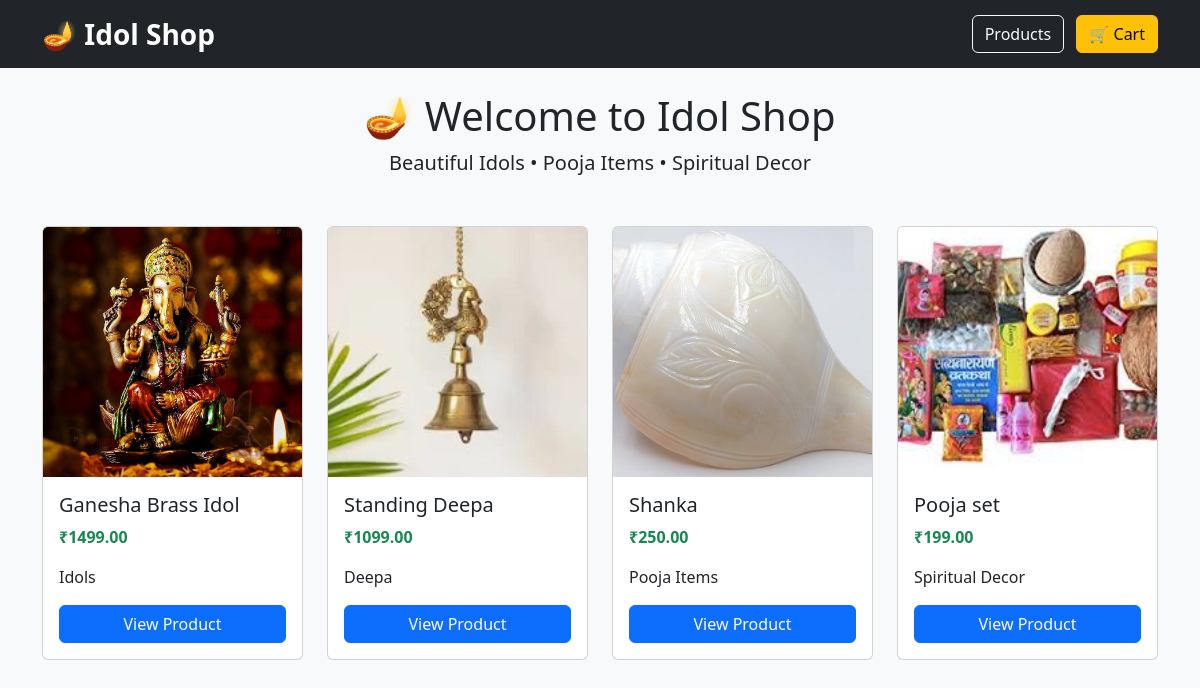
The page / on the database its author committed.
### products/models.py (models this page shows, shortened)
class Product(models.Model):
    name = models.CharField(max_length=200)
    slug = models.SlugField(max_length=200, unique=True)
    category = models.ForeignKey(Category, on_delete=models.SET_NULL, null=True, related_name="products")
    description = models.TextField(blank=True)
    price = models.DecimalField(max_digits=10, decimal_places=2)
    stock = models.PositiveIntegerField(default=0)
    is_active = models.BooleanField(default=True)
    created_at = models.DateTimeField(auto_now_add=True)

class ProductImage(models.Model):
    product = models.ForeignKey(Product, on_delete=models.CASCADE, related_name="images")
    image = models.ImageField(upload_to="products/")
    is_primary = models.BooleanField(default=False)

class Category(models.Model):
    name = models.CharField(max_length=100, unique=True)
    slug = models.SlugField(max_length=100, unique=True)
    class Meta:
        verbose_name_plural = "Categories"

### products/views.py (the view)
# urls.py: path("", home, name="home"),
def home(request):
    products = Product.objects.filter(is_active=True)
    return render(request, "home.html", {"products": products})

### templates/home.html (shortened to what this page needs)
{% extends "base.html" %}
{% block content %}
<div class="text-center mb-5">
<h1>🪔 Welcome to Idol Shop</h1>
<p class="lead">
Beautiful Idols • Pooja Items • Spiritual Decor
</p>
</div>
<div class="row">
{% for product in products %}
<div class="col-md-3 mb-4">
<div class="card h-100">
{% if product.images.first %}
<img src="{{ product.images.first.image.url }}" class="card-img-top product-img">
{% endif %}
<div class="card-body">
<h5>{{ product.name }}</h5>
<p class="text-success fw-bold">
₹{{ product.price }}
</p>
<p>
{{ product.category.name }}
</p>
<a href="/products/{{ product.slug }}/" class="btn btn-primary w-100">
View Product
</a>
</div>
</div>
</div>
{% endfor %}
</div>
{% endblock %}

### templates/base.html (shortened to what this page needs)
<!DOCTYPE html>
<html lang="en">
<head>
    <link href="https://cdn.jsdelivr.net/npm/bootstrap@5.3.3/dist/css/bootstrap.min.css" rel="stylesheet">
</head>
<body>
<nav class="navbar navbar-expand-lg navbar-dark bg-dark">
<div class="container">
<a class="navbar-brand" href="/">🪔 Idol Shop</a>
<div>
<a href="/products/" class="btn btn-outline-light me-2">
Products
</a>
<a href="/products/cart/" class="btn btn-warning">
🛒 Cart
</a>
</div>
</div>
</nav>
<div class="container mt-4">
{% block content %}
{% endblock %}
</div>
</body>
</html>

### templates/base.html (style rules this page uses)
body { background:#f8f9fa; }
.navbar-brand { font-size:28px; font-weight:bold; }
.card { transition:.3s; }
.product-img { height:250px; object-fit:cover; }

### rows shown on the page
Product: images.first.image (picture), name "Ganesha Brass Idol", price "1499.00", category.name "Idols"
Product: images.first.image (picture), name "Standing Deepa", price "1099.00", category.name "Deepa"
Product: images.first.image (picture), name "Shanka", price "250.00", category.name "Pooja Items"
Product: images.first.image (picture), name "Pooja set", price "199.00", category.name "Spiritual Decor"
